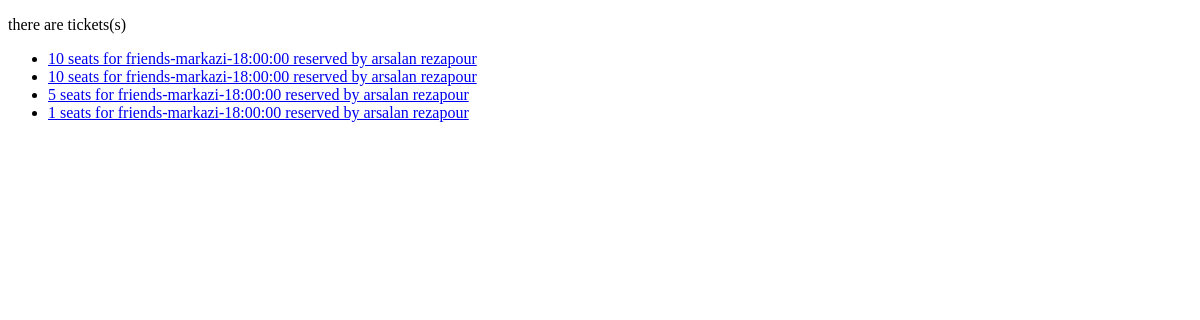
The app's page /ticketing/ticket/list/ (signed in), older data.
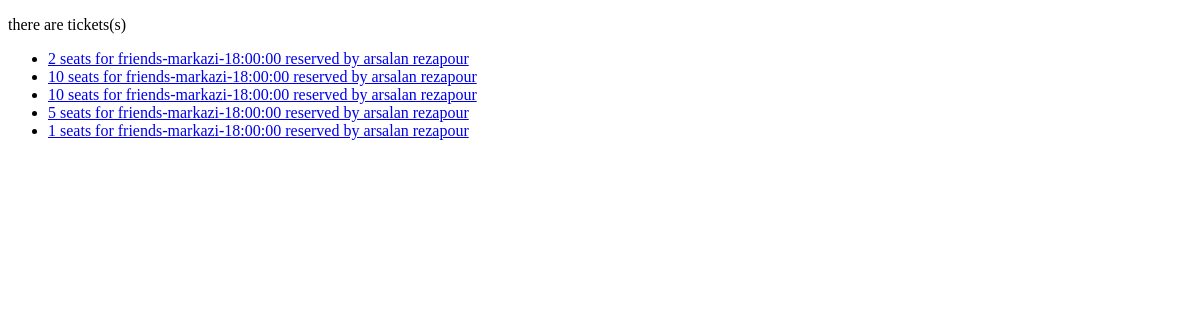
The same page, newer data.
### ticketing/models.py (models this page shows, shortened)
class Ticket(models.Model):
	sans = models.ForeignKey('ShowTime', on_delete=models.CASCADE)
	costumer = models.ForeignKey('accounts.Profile', on_delete=models.CASCADE)
	seat_count = models.IntegerField(max_length=10)
	order_time = models.DateTimeField(auto_now_add=True)
	def __str__(self):
		return "{} seats for {} reserved by {}".format(self.seat_count, self.sans, self.costumer)

class ShowTime(models.Model):
    cinema = models.ForeignKey('Cinema', on_delete=models.PROTECT)
    movie = models.ForeignKey('Movie', on_delete=models.PROTECT)
    startTime = models.TimeField()
    startDate = models.DateField()
    price = models.IntegerField()
    saleableSeats = models.IntegerField()
    freeSeats = models.IntegerField()
    SALE_NOT_STARTED = 1
    SALE_OPEN = 2
    TICKETS_SOLD = 3
    SALE_CLOSED = 4
    MOVIE_PLAYED = 5
    SHOW_CANCELED = 6
    statusChoices = (
        (1, "SALE_NOT_STARTED_YET"),
        (2, "SALE_OPEN"),
        (3, "TICKETS_SOLD"),
        (4, "SALE_CLOSED"),
        (5, "MOVIE_PLAYED"),
        (6, "SHOW_CANCELED")
    )
    status = models.IntegerField(choices=statusChoices)
    def __str__(self):
        return "{}-{}-{}".format(self.movie, self.cinema, self.startTime)

class Movie(models.Model):
    name = models.CharField(max_length=100)
    director = models.CharField(max_length=100)
    length = models.IntegerField()
    year = models.IntegerField()
    description = models.TextField()
    poster = models.ImageField(upload_to='movie_posters/')
    def __str__(self):
        return self.name

class Cinema(models.Model):
    name = models.CharField(max_length=20)
    address = models.TextField()
    capacity = models.IntegerField()
    phoneNumber = models.IntegerField()
    def __str__(self):
        return self.name

### accounts/models.py (models this page shows, shortened)
class Profile(models.Model):
    user = models.OneToOneField(User, on_delete=models.CASCADE)
    mobile = models.CharField(max_length=11)
    male = 1
    female = 2
    Gender_choices = ((1, 'male'), (2, 'female'))
    gender = models.IntegerField(choices=Gender_choices, null=True, blank=True)
    address = models.TextField()
    balance = models.IntegerField()
    def __str__(self):
        return self.user.get_full_name()

### ticketing/views.py (the view)
# urls.py: path('ticket/list/', views.ticket_list, name='ticket_list'),
@login_required
def ticket_list(request):
    tickets = Ticket.objects.filter(costumer=request.user.profile).order_by('-order_time')
    context = { 'tickets' : tickets }
    return render(request, 'ticketing/ticket_list.html', context)

### ticketing/templates/ticketing/ticket_list.html (shortened to what this page needs)
{% extends "ticketing/base_page.html" %}
{% block main_content %}
{% if tickets %}
<p> there are {{tickets.length}} tickets(s)</p>
    <ul>
    {% for ticket in tickets %}
        <li>
        <a href="{% url "ticketing:ticket_details" ticket_id=ticket.id %}">
            {{ ticket }}
        </a>
        </li>
    {% endfor %}
    </ul>
{% endif %}
{% endblock %}

Row changes from the older to the newer data that the page shows:
added Ticket: seat_count+sans+costumer "2 seats for friends-markazi-18:00:00 reserved by arsalan rezapour"
